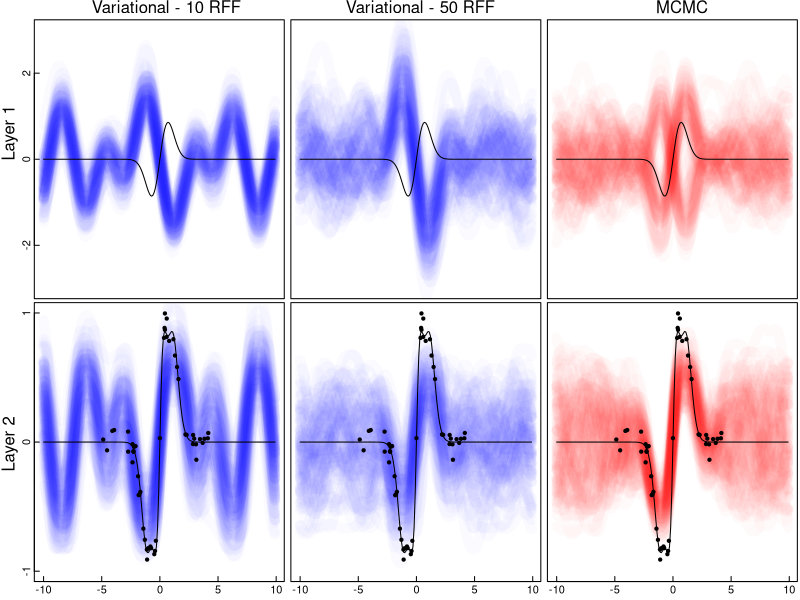

The R script that drew this image:
## Copyright 2016 Kurt Cutajar, Edwin V. Bonilla, Pietro Michiardi, Maurizio Filippone
##
## Licensed under the Apache License, Version 2.0 (the "License");
## you may not use this file except in compliance with the License.
## You may obtain a copy of the License at
##
##     http://www.apache.org/licenses/LICENSE-2.0
##
## Unless required by applicable law or agreed to in writing, software
## distributed under the License is distributed on an "AS IS" BASIS,
## WITHOUT WARRANTIES OR CONDITIONS OF ANY KIND, either express or implied.
## See the License for the specific language governing permissions and
## limitations under the License.

## Code to produce the plots in the paper - comparing MCMC samples with samples from the variational posterior in a two-layer DGP model with a Gaussian likelihood 

h = function(x) { exp(-x^2) * 2 * x }

## Set page size
ps.options(width=20, height=7.5, paper="special", horizontal=F, pointsize=36)
pdf.options(width=20, height=7.5, pointsize=36)

## Load data
X = as.matrix(read.table("X.txt"))
Xtest = as.matrix(read.table("Xtest.txt"))
Y = as.matrix(read.table("Y.txt"))

## Load predictions layer 1
predictions_MCMC = as.matrix(read.table("predictions_MCMC_F1.txt"))
predictions_var_NRFF_10 = as.matrix(read.table("predictions_variational_F1_NRFF_10.txt"))
predictions_var_NRFF_50 = as.matrix(read.table("predictions_variational_F1_NRFF_50.txt"))

nsamples = dim(predictions_MCMC)[2]

color_MCMC = rgb(1,0,0,alpha=0.02) 
color_var = rgb(0,0,1,alpha=0.02) 

## Open figure
pdf("figure_compare_MCMC_var.pdf")
par(mfrow=c(2,3),
    oma = c(1.1,2.1,1.5,0.2),
mar=c(0.3,0.5,0.0,0.0), mgp=c(1.1,0.1,0)
    ## mar = c(0,0,0,0) + 0.1
    )

## Produce plots layer 1

## par("mar"=c(1.5,1.5,0.3,0.3), "mgp"=c(1.8,0.6,0))
plot(Xtest, predictions_var_NRFF_10[,1], type="l", lwd=10, col=color_var, xlab="", ylab="Layer 1", ylim = c(-3,3), yaxt="n", xaxt="n") # , main="Variational - 10 RFF")
axis(2, at=c(-2, 0, 2), tck=0.02)
for(i in 2:nsamples) {
   points(Xtest, predictions_var_NRFF_10[,i], type="l", lwd=10, col=color_var)
}
points(Xtest, h(Xtest), type="l")

## par("mar"=c(1.5,1.5,0.3,0.3), "mgp"=c(1.8,0.6,0))
plot(Xtest, predictions_var_NRFF_50[,1], type="l", lwd=10, col=color_var, xlab="", ylab="", ylim = c(-3,3), yaxt="n", xaxt="n") # , main="Variational - 50 RFF")
for(i in 2:nsamples) {
   points(Xtest, predictions_var_NRFF_50[,i], type="l", lwd=10, col=color_var)
}
points(Xtest, h(Xtest), type="l")

## par("mar"=c(1.5,1.5,0.3,0.3), "mgp"=c(1.8,0.6,0))
plot(Xtest, predictions_MCMC[,1], type="l", lwd=10, col=color_MCMC, xlab="", ylab="", ylim = c(-3,3), yaxt="n", xaxt="n") #, main="MCMC")
for(i in 2:nsamples) {
   points(Xtest, predictions_MCMC[,i], type="l", lwd=10, col=color_MCMC)
}
points(Xtest, h(Xtest), type="l")

## ******************************

## Load predictions layer 2
predictions_MCMC = as.matrix(read.table("predictions_MCMC_F2.txt"))
predictions_var_NRFF_10 = as.matrix(read.table("predictions_variational_F2_NRFF_10.txt"))
predictions_var_NRFF_50 = as.matrix(read.table("predictions_variational_F2_NRFF_50.txt"))

## Produce plots layer 2

## par("mar"=c(1.5,1.5,0.3,0.3), "mgp"=c(1.8,0.6,0))
plot(Xtest, predictions_var_NRFF_10[,1], type="l", lwd=10, col=color_var, xlab="", ylab="Layer 2", ylim = c(-1,1), yaxt="n", tck=0.02) ##,  main="Layer 2 - Variational - 10 RFF", ylim = c(-1,1))
axis(2, at=c(-1, 0, 1), tck=0.02)
for(i in 2:nsamples) {
   points(Xtest, predictions_var_NRFF_10[,i], type="l", lwd=10, col=color_var)
}
points(X, Y, pch=20)
points(Xtest, h(h(Xtest)), type="l")

## par("mar"=c(1.5,1.5,0.3,0.3), "mgp"=c(1.8,0.6,0))
plot(Xtest, predictions_var_NRFF_50[,1], type="l", lwd=10, col=color_var, xlab="", ylab="", ylim = c(-1,1), yaxt="n", tck=0.02) ##, main="Layer 2 - Variational - 50 RFF", ylim = c(-1,1))
for(i in 2:nsamples) {
   points(Xtest, predictions_var_NRFF_50[,i], type="l", lwd=10, col=color_var)
}
points(X, Y, pch=20)
points(Xtest, h(h(Xtest)), type="l")

## par("mar"=c(1.5,1.5,0.3,0.3), "mgp"=c(1.8,0.6,0))
plot(Xtest, predictions_MCMC[,1], type="l", lwd=10, col=color_MCMC, xlab="", ylab="", ylim = c(-1,1), yaxt="n", tck=0.02) ##, main="Layer 2 - MCMC", ylim = c(-1,1))
for(i in 2:nsamples) {
   points(Xtest, predictions_MCMC[,i], type="l", lwd=10, col=color_MCMC)
}
points(X, Y, pch=20)
points(Xtest, h(h(Xtest)), type="l")

## ******************************

## Add legend text / titles
mtext('Variational - 10 RFF', side = 3, outer = TRUE, line = 0.3, at=0.18)
mtext('Variational - 50 RFF', side = 3, outer = TRUE, line = 0.3, at=0.51)
mtext('MCMC', side = 3, outer = TRUE, line = 0.3, at=0.85)
mtext('Layer 1', side = 2, outer = TRUE, line = 0.8, at=0.8)
mtext('Layer 2', side = 2, outer = TRUE, line = 0.8, at=0.25)


dev.off()
